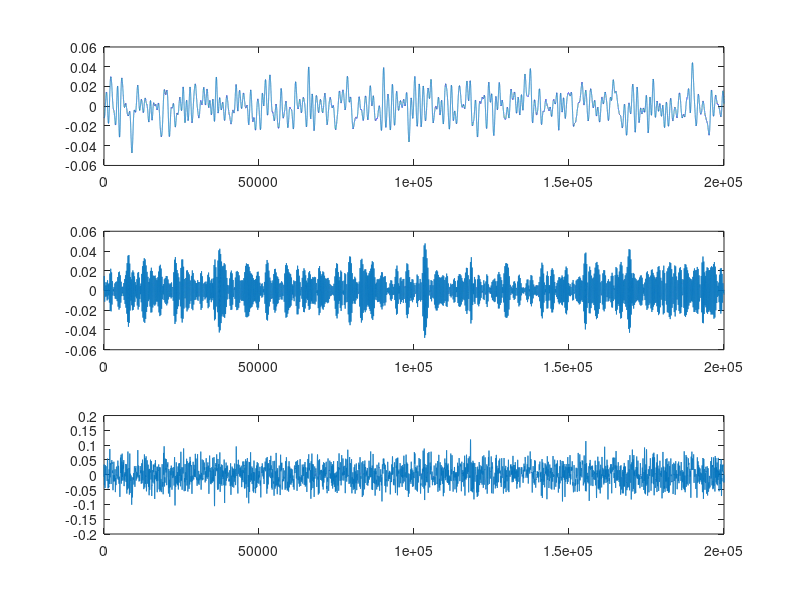

This figure's MATLAB source:
Fs = 20000; % Sample rate

stimnum = 10; 

envfreqs = [0.0625, 0.125, 0.25, 0.5, 1];

% single AM "Drive bys"

AMfreqs = [20, 120];


for k = 1:length(envfreqs)

    numsamps = (stimnum * Fs) / envfreqs(k);
    tim = 1/Fs:1/Fs:numsamps/Fs;

    for j=1:length(AMfreqs)
        
        AMsig = sin(2*pi* tim * AMfreqs(j)); % AM modulated base signal
        ENVsig = sin(2*pi*tim * envfreqs(k)); 
        ENVsig = (ENVsig/10) + 0.9;

        EnvSigFinal(j).sig(k).sig = AMsig .* ENVsig; 

        %figure; plot(tim, EnvSigFinal(j).sig(k).sig)

    end
end

audiowrite('SinEnv_20HzEnv1.wav', EnvSigFinal(1).sig(5).sig, Fs)

%% Noisy Envelopes 

[b,a] = butter(5, 120/(Fs/2), 'low');

for k = 1:length(envfreqs)

    numsamps = (stimnum * Fs) / envfreqs(k);
    tim = 1/Fs:1/Fs:numsamps/Fs;

    noisig = rand(1,numsamps*3);
    noisig = filtfilt(b,a, noisig);

        noisig = noisig(numsamps+1:numsamps*2);
        noisig = noisig - mean(noisig);

        ENVsig = sin(2*pi*tim * envfreqs(k)); 
        ENVsig = (ENVsig/10) + 0.9;
        NoisEnvSigFinal(k).sig = noisig .* ENVsig;

        %figure; plot(tim, NoisEnvSigFinal(k).sig)

end

audiowrite('NoisyEnv_.5Hz.wav', NoisEnvSigFinal(4).sig, Fs)

%% Noise in three freq ranges (AM only < 20 Hz, AM and Env 60-80 Hz, AM 0-120 Hz)

noisedur = 20;
basenoise = rand(1,numsamps*3);


    [b,a] = butter(5, 20/(Fs/2), 'low');
        lownoise = filtfilt(b,a,basenoise);
        lownoise = lownoise(numsamps+1: numsamps*2);
        lownoise = lownoise - mean(lownoise);

    [b,a] = butter(3, [60/(Fs/2) 80/(Fs/2)], 'bandpass');
        highnoise = filtfilt(b,a,basenoise);
        highnoise = highnoise(numsamps+1: numsamps*2);
        highnoise = highnoise - mean(highnoise);

    [b,a] = butter(5, 120/(Fs/2), 'low');
        broadnoise = filtfilt(b,a,basenoise);
        broadnoise = broadnoise(numsamps+1: numsamps*2);
        broadnoise = broadnoise - mean(broadnoise);



figure(333); 
subplot(311); plot(lownoise); 
subplot(312); plot(highnoise);
subplot(313); plot(broadnoise);

